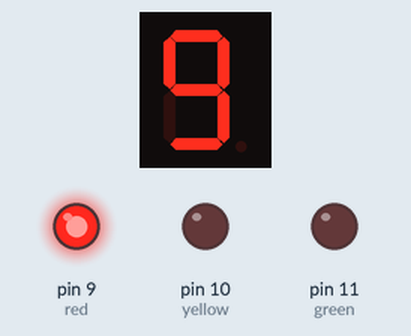
Recording of a sketch running on a simulated Arduino Uno, built with avr-gcc and run on an emulated ATmega328P. Parts: 1-digit seven-segment display, output pins drawn as LEDs (lit = HIGH).

Above: at 0.1 s.
At 4.1 s:
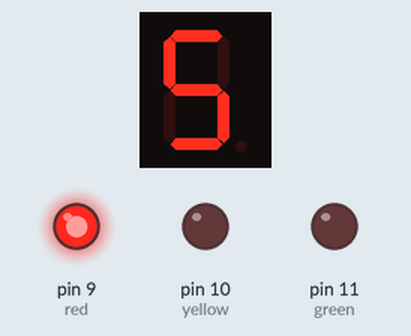
At 8.1 s:
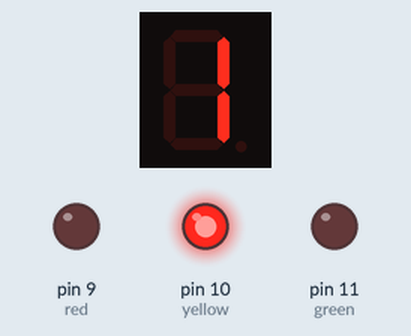
At 15.1 s:
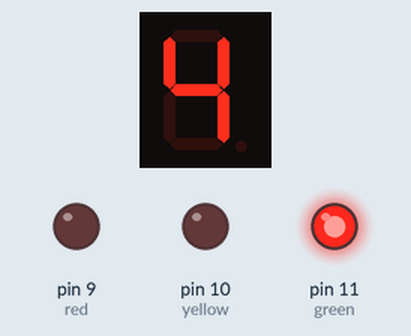
At 27.1 s:
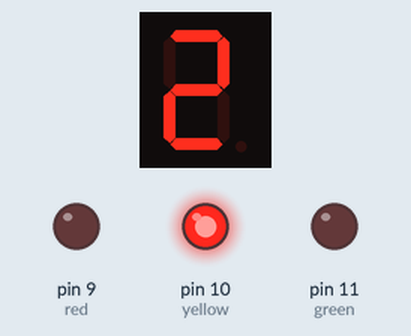
At 39.1 s:
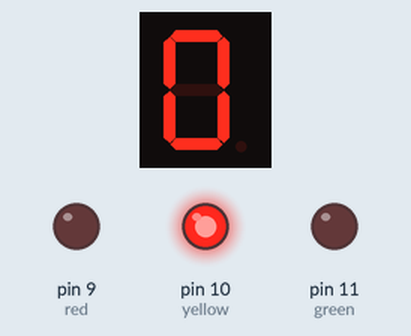
Timing chart, 0 to 40.0 s (numbered marks = the images above):
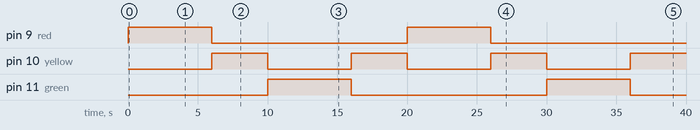

The sketch:

Traffic_Light_Controller_using_Arduino.ino
```cpp
#include "SevSeg.h"
SevSeg S;
byte CommonPins[] = {};
byte SegPins[] = {2,3,4,5,6,7,8};
int red = 9;
int yellow = 10;
int green = 11;

void setup() {
  S.begin(COMMON_CATHODE, 1, CommonPins, SegPins, 1);
  pinMode(9, OUTPUT);
  pinMode(10, OUTPUT);
  pinMode(11, OUTPUT);

  digitalWrite(red, HIGH); //it begins with red on
}

void loop() {
  for(int  i = 9; i>=0; i--){
    if(i <= 3){
      digitalWrite(yellow, HIGH);
      digitalWrite(red, LOW);
    }
    display(i); //displays number
  }

  digitalWrite(green , HIGH);
  digitalWrite(yellow, LOW);

  for(int  i = 9; i>=0; i--){
    if(i <= 3){
      digitalWrite(yellow, HIGH);
      digitalWrite(green, LOW);
    }
    display(i); //displays number
  }

  digitalWrite(red, HIGH);
  digitalWrite(yellow, LOW);
  digitalWrite(green, LOW);
}

void display(int num) {
  unsigned long start = millis();
  while (millis() - start < 1000) {
    S.setNumber(num);
    S.refreshDisplay();
  }
}
```

Measured:
- by itself, pin 9 (red): HIGH → LOW at 6.0 s, → HIGH 14.0 s later, → LOW 6.0 s later
- by itself, pin 10 (yellow): alternates HIGH for 4.0 s and LOW for 6.0 s
- by itself, pin 11 (green): alternates HIGH for 6.0 s and LOW for 14.0 s
- what the display in image 1 shows lasts 1.0 s, from 4.0 s to 5.0 s
